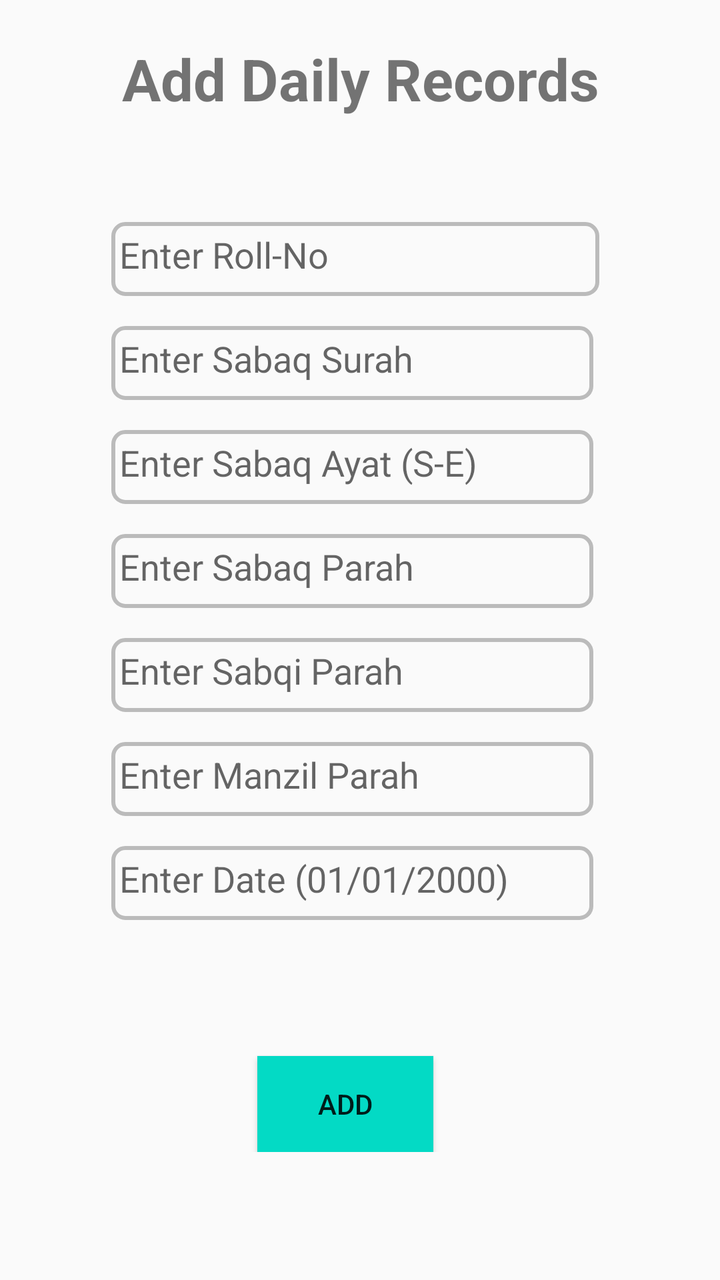
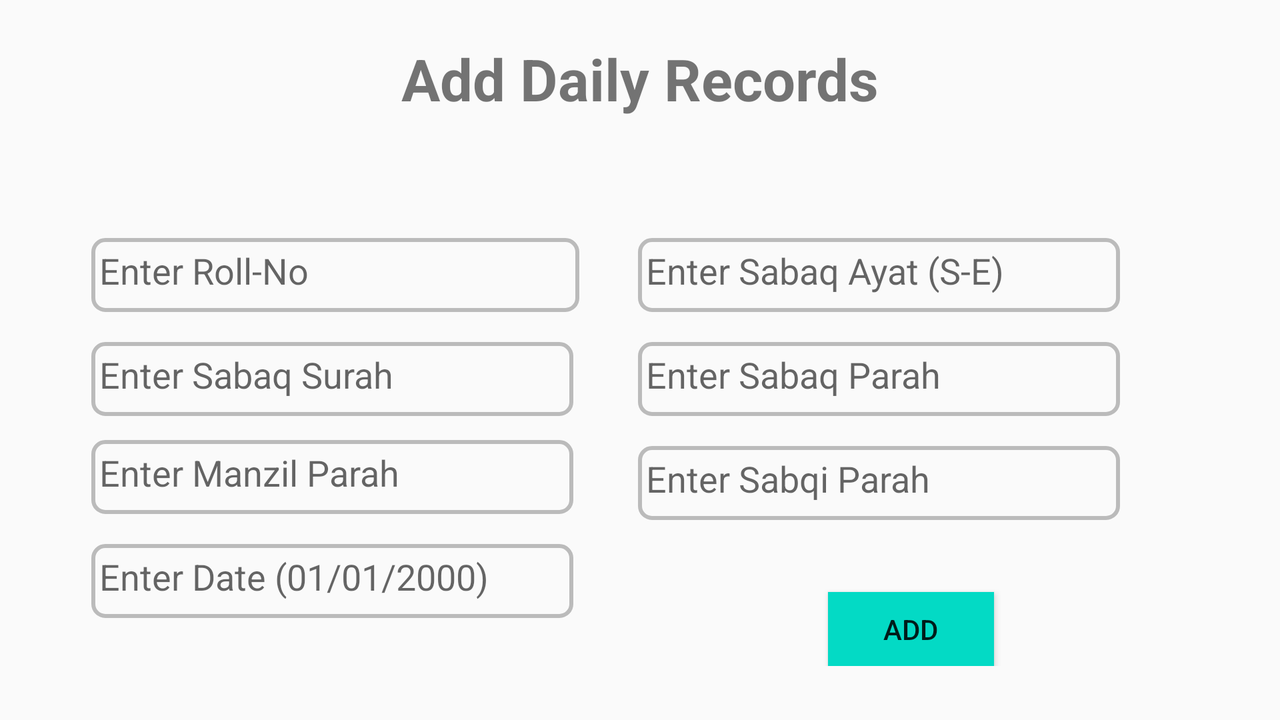

An Android layout and its configuration variant, each rendered on a device that would load it. The default file and the variant file are quoted in full after the pictures.
<!-- AndroidManifest.xml: application theme Theme.HifzStudent -->
<!-- res/layout/activity_main5.xml -->
<?xml version="1.0" encoding="utf-8"?>
<ScrollView xmlns:android="http://schemas.android.com/apk/res/android"
    xmlns:app="http://schemas.android.com/apk/res-auto"
    xmlns:tools="http://schemas.android.com/tools"
    android:layout_width="match_parent"
    android:layout_height="match_parent"
    tools:context=".MainActivity2">

    <androidx.constraintlayout.widget.ConstraintLayout
        android:layout_width="match_parent"
        android:layout_height="wrap_content"
        android:padding="16dp">

        <TextView
            android:id="@+id/textView1"
            android:layout_width="333dp"
            android:layout_height="47dp"
            android:layout_marginTop="4dp"
            android:text="Add Daily Records"
            android:textAlignment="center"
            android:textSize="29sp"

            android:textStyle="bold"
            app:layout_constraintEnd_toEndOf="parent"
            app:layout_constraintStart_toStartOf="parent"
            app:layout_constraintTop_toTopOf="parent" />

        <EditText
            android:id="@+id/editTextTextMultiLine123"
            android:layout_width="244dp"
            android:layout_height="37dp"
            android:layout_marginTop="44dp"
            android:background="@drawable/des"
            android:ems="10"
            android:gravity="start|top"
            android:hint="Enter Roll-No"
            android:inputType="textMultiLine"
            android:padding="4sp"
            app:layout_constraintEnd_toEndOf="@+id/textView1"
            app:layout_constraintHorizontal_bias="0.471"
            app:layout_constraintStart_toStartOf="@+id/textView1"
            app:layout_constraintTop_toBottomOf="@+id/textView1" />

        <EditText
            android:id="@+id/editTextTextMultiLine5"
            android:layout_width="241dp"
            android:layout_height="37dp"
            android:layout_marginTop="15dp"
            android:background="@drawable/des"
            android:ems="10"
            android:gravity="start|top"
            android:hint="Enter Sabaq Surah"
            android:inputType="textMultiLine"
            android:padding="4sp"
            app:layout_constraintEnd_toEndOf="@+id/editTextTextMultiLine123"
            app:layout_constraintHorizontal_bias="0.0"
            app:layout_constraintStart_toStartOf="@+id/editTextTextMultiLine123"
            app:layout_constraintTop_toBottomOf="@+id/editTextTextMultiLine123" />

        <EditText
            android:id="@+id/editTextTextMultiLine6"
            android:layout_width="241dp"
            android:layout_height="37dp"
            android:layout_marginTop="15dp"
            android:background="@drawable/des"
            android:ems="10"
            android:gravity="start|top"
            android:hint="Enter Sabaq Ayat (S-E)"
            android:inputType="textMultiLine"
            android:padding="4sp"
            app:layout_constraintEnd_toEndOf="@+id/editTextTextMultiLine5"
            app:layout_constraintHorizontal_bias="0.0"
            app:layout_constraintStart_toStartOf="@+id/editTextTextMultiLine5"
            app:layout_constraintTop_toBottomOf="@+id/editTextTextMultiLine5" />

        <Button
            android:id="@+id/button45"
            android:layout_width="wrap_content"
            android:layout_height="wrap_content"
            android:layout_marginTop="68dp"
            android:background="@color/teal_200"
            android:text="Add"
            app:layout_constraintEnd_toEndOf="parent"
            app:layout_constraintHorizontal_bias="0.47"
            app:layout_constraintStart_toStartOf="parent"
            app:layout_constraintTop_toBottomOf="@+id/editTextTextMultiLine10" />

        <EditText
            android:id="@+id/editTextTextMultiLine7"
            android:layout_width="241dp"
            android:layout_height="37dp"
            android:layout_marginTop="15dp"
            android:background="@drawable/des"
            android:ems="10"
            android:gravity="start|top"
            android:hint="Enter Sabaq Parah"
            android:inputType="textMultiLine"
            android:padding="4sp"
            app:layout_constraintEnd_toEndOf="@+id/editTextTextMultiLine6"
            app:layout_constraintHorizontal_bias="0.0"
            app:layout_constraintStart_toStartOf="@+id/editTextTextMultiLine6"
            app:layout_constraintTop_toBottomOf="@+id/editTextTextMultiLine6" />

        <EditText
            android:id="@+id/editTextTextMultiLine8"
            android:layout_width="241dp"
            android:layout_height="37dp"
            android:layout_marginTop="15dp"
            android:ems="10"
            android:hint="Enter Sabqi Parah"
            android:padding="4sp"
            android:gravity="start|top"
            android:inputType="textMultiLine"
            android:background="@drawable/des"
            app:layout_constraintEnd_toEndOf="@+id/editTextTextMultiLine7"
            app:layout_constraintHorizontal_bias="0.419"
            app:layout_constraintStart_toStartOf="@+id/editTextTextMultiLine7"
            app:layout_constraintTop_toBottomOf="@+id/editTextTextMultiLine7" />

        <EditText
            android:id="@+id/editTextTextMultiLine9"
            android:layout_width="241dp"
            android:layout_height="37dp"
            android:layout_marginTop="15dp"
            android:background="@drawable/des"
            android:ems="10"
            android:gravity="start|top"
            android:hint="Enter Manzil Parah"
            android:inputType="textMultiLine"
            android:padding="4sp"
            app:layout_constraintEnd_toEndOf="@+id/editTextTextMultiLine8"
            app:layout_constraintHorizontal_bias="0.387"
            app:layout_constraintStart_toStartOf="@+id/editTextTextMultiLine8"
            app:layout_constraintTop_toBottomOf="@+id/editTextTextMultiLine8" />

        <EditText
            android:id="@+id/editTextTextMultiLine10"
            android:layout_width="241dp"
            android:layout_height="37dp"
            android:layout_marginTop="15dp"
            android:ems="10"
            android:background="@drawable/des"
            android:hint="Enter Date (01/01/2000)"
            android:padding="4sp"
            android:gravity="start|top"
            android:inputType="textMultiLine"
            app:layout_constraintEnd_toEndOf="@+id/editTextTextMultiLine9"
            app:layout_constraintStart_toStartOf="@+id/editTextTextMultiLine9"
            app:layout_constraintTop_toBottomOf="@+id/editTextTextMultiLine9" />

    </androidx.constraintlayout.widget.ConstraintLayout>
</ScrollView>
<!-- resources referenced by this layout -->
<resources>
  <!-- drawable des (drawable) -->
  <?xml version="1.0" encoding="utf-8"?>
  <shape xmlns:android="http://schemas.android.com/apk/res/android">
  
      <stroke android:color="#41000000"
          android:width="2dp"/>
  
      <corners android:radius="6sp"/>
  </shape>
  <style name="Theme.HifzStudent" parent="Theme.AppCompat.Light.NoActionBar">
          
          <item name="colorPrimary">@color/purple_500</item>
          <item name="colorPrimaryVariant">@color/purple_700</item>
          <item name="colorOnPrimary">@color/white</item>
          
          <item name="colorSecondary">@color/teal_200</item>
          <item name="colorSecondaryVariant">@color/teal_700</item>
          <item name="colorOnSecondary">@color/black</item>
          
          <item name="android:statusBarColor">?attr/colorPrimaryVariant</item>
          
      </style>
</resources>
<!-- res/layout-land/activity_main5.xml (the repository's variant of the layout above) -->
<!-- drawn on the phone turned sideways -->
<?xml version="1.0" encoding="utf-8"?>
<ScrollView xmlns:android="http://schemas.android.com/apk/res/android"
    xmlns:app="http://schemas.android.com/apk/res-auto"
    xmlns:tools="http://schemas.android.com/tools"
    android:layout_width="match_parent"
    android:layout_height="match_parent"
    tools:context=".MainActivity2">

    <androidx.constraintlayout.widget.ConstraintLayout
        android:layout_width="match_parent"
        android:layout_height="wrap_content"
        android:padding="16dp">

        <TextView
            android:id="@+id/textView1"
            android:layout_width="333dp"
            android:layout_height="47dp"
            android:layout_marginTop="4dp"
            android:text="Add Daily Records"
            android:textAlignment="center"
            android:textSize="29sp"

            android:textStyle="bold"
            app:layout_constraintEnd_toEndOf="parent"
            app:layout_constraintStart_toStartOf="parent"
            app:layout_constraintTop_toTopOf="parent" />

        <EditText
            android:id="@+id/editTextTextMultiLine123"
            android:layout_width="244dp"
            android:layout_height="37dp"
            android:layout_marginTop="52dp"
            android:background="@drawable/des"
            android:ems="10"
            android:gravity="start|top"
            android:hint="Enter Roll-No"
            android:inputType="textMultiLine"
            android:padding="4sp"
            app:layout_constraintEnd_toStartOf="@+id/editTextTextMultiLine6"
            app:layout_constraintStart_toStartOf="parent"
            app:layout_constraintTop_toBottomOf="@+id/textView1" />

        <EditText
            android:id="@+id/editTextTextMultiLine5"
            android:layout_width="241dp"
            android:layout_height="37dp"
            android:layout_marginTop="15dp"
            android:background="@drawable/des"
            android:ems="10"
            android:gravity="start|top"
            android:hint="Enter Sabaq Surah"
            android:inputType="textMultiLine"
            android:padding="4sp"
            app:layout_constraintEnd_toEndOf="@+id/editTextTextMultiLine123"
            app:layout_constraintHorizontal_bias="0.0"
            app:layout_constraintStart_toStartOf="@+id/editTextTextMultiLine123"
            app:layout_constraintTop_toBottomOf="@+id/editTextTextMultiLine123" />

        <EditText
            android:id="@+id/editTextTextMultiLine6"
            android:layout_width="241dp"
            android:layout_height="37dp"
            android:layout_marginTop="52dp"
            android:layout_marginEnd="64dp"
            android:background="@drawable/des"
            android:ems="10"
            android:gravity="start|top"
            android:hint="Enter Sabaq Ayat (S-E)"
            android:inputType="textMultiLine"
            android:padding="4sp"
            app:layout_constraintEnd_toEndOf="parent"
            app:layout_constraintTop_toBottomOf="@+id/textView1" />

        <Button
            android:id="@+id/button45"
            android:layout_width="83dp"
            android:layout_height="37dp"
            android:layout_marginTop="36dp"
            android:background="@color/teal_200"
            android:text="Add"
            app:layout_constraintEnd_toEndOf="parent"
            app:layout_constraintStart_toEndOf="@+id/editTextTextMultiLine10"
            app:layout_constraintTop_toBottomOf="@+id/editTextTextMultiLine8" />

        <EditText
            android:id="@+id/editTextTextMultiLine7"
            android:layout_width="241dp"
            android:layout_height="37dp"
            android:layout_marginTop="15dp"
            android:background="@drawable/des"
            android:ems="10"
            android:gravity="start|top"
            android:hint="Enter Sabaq Parah"
            android:inputType="textMultiLine"
            android:padding="4sp"
            app:layout_constraintEnd_toEndOf="@+id/editTextTextMultiLine6"
            app:layout_constraintHorizontal_bias="0.0"
            app:layout_constraintStart_toStartOf="@+id/editTextTextMultiLine6"
            app:layout_constraintTop_toBottomOf="@+id/editTextTextMultiLine6" />

        <EditText
            android:id="@+id/editTextTextMultiLine8"
            android:layout_width="241dp"
            android:layout_height="37dp"
            android:layout_marginTop="15dp"
            android:ems="10"
            android:hint="Enter Sabqi Parah"
            android:padding="4sp"
            android:gravity="start|top"
            android:inputType="textMultiLine"
            android:background="@drawable/des"
            app:layout_constraintEnd_toEndOf="@+id/editTextTextMultiLine7"
            app:layout_constraintHorizontal_bias="0.419"
            app:layout_constraintStart_toStartOf="@+id/editTextTextMultiLine7"
            app:layout_constraintTop_toBottomOf="@+id/editTextTextMultiLine7" />

        <EditText
            android:id="@+id/editTextTextMultiLine9"
            android:layout_width="241dp"
            android:layout_height="37dp"
            android:layout_marginTop="12dp"
            android:background="@drawable/des"
            android:ems="10"
            android:gravity="start|top"
            android:hint="Enter Manzil Parah"
            android:inputType="textMultiLine"
            android:padding="4sp"
            app:layout_constraintEnd_toEndOf="@+id/editTextTextMultiLine5"
            app:layout_constraintHorizontal_bias="0.0"
            app:layout_constraintStart_toStartOf="@+id/editTextTextMultiLine5"
            app:layout_constraintTop_toBottomOf="@+id/editTextTextMultiLine5" />

        <EditText
            android:id="@+id/editTextTextMultiLine10"
            android:layout_width="241dp"
            android:layout_height="37dp"
            android:layout_marginTop="15dp"
            android:ems="10"
            android:background="@drawable/des"
            android:hint="Enter Date (01/01/2000)"
            android:padding="4sp"
            android:gravity="start|top"
            android:inputType="textMultiLine"
            app:layout_constraintEnd_toEndOf="@+id/editTextTextMultiLine9"
            app:layout_constraintStart_toStartOf="@+id/editTextTextMultiLine9"
            app:layout_constraintTop_toBottomOf="@+id/editTextTextMultiLine9" />

    </androidx.constraintlayout.widget.ConstraintLayout>
</ScrollView>
